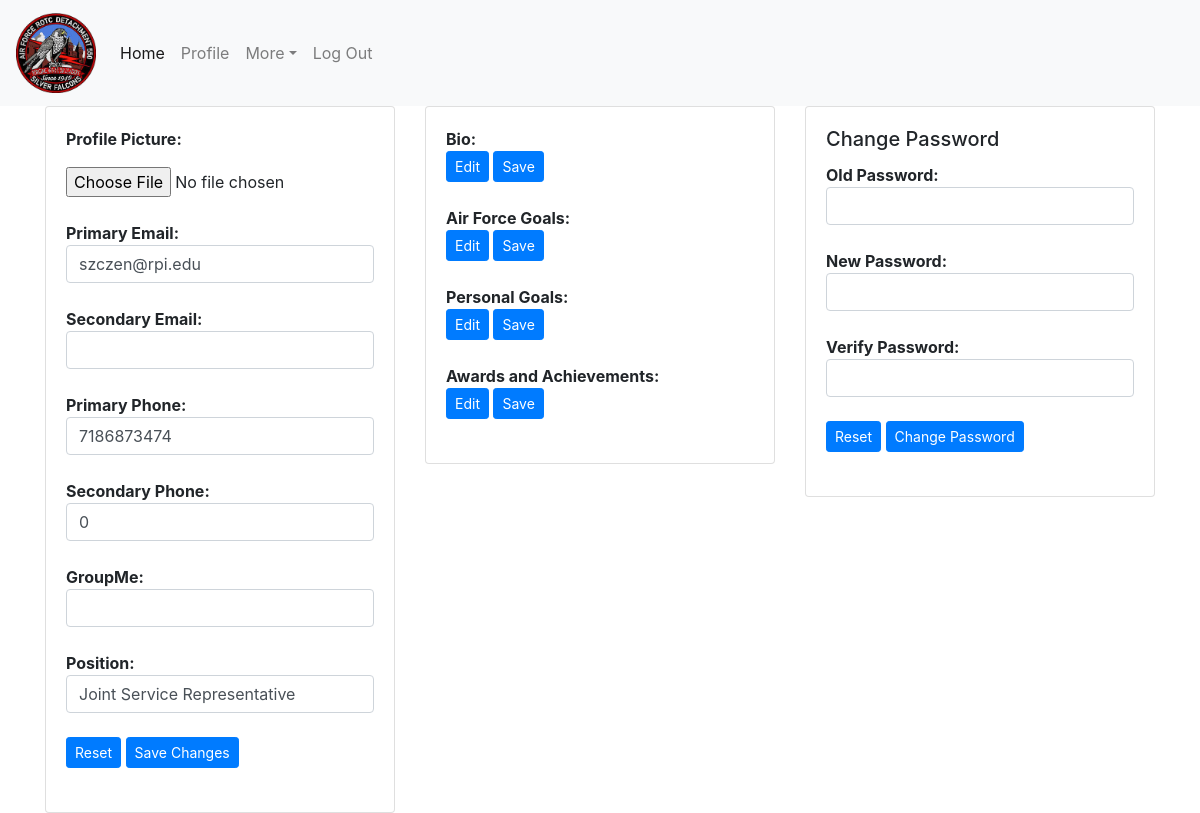
The page /editprofile.php (signed in) on the database its author committed.
### tables this page shows
CREATE TABLE `cadet` (
  `firstName` varchar(255) DEFAULT NULL,
  `rank` varchar(25) DEFAULT NULL,
  `rin` int(11) NOT NULL,
  `primaryEmail` varchar(100) DEFAULT NULL,
  `secondaryEmail` varchar(255) DEFAULT NULL,
  `primaryPhone` bigint(15) NOT NULL,
  `secondaryPhone` bigint(15) DEFAULT NULL,
  `password` varchar(255) DEFAULT NULL,
  `bio` text,
  `flight` varchar(20) NOT NULL,
  `position` varchar(100) DEFAULT NULL,
  `groupMe` varchar(50) NOT NULL,
  `AFGoals` text,
  `awards` text,
  `middleName` varchar(255) DEFAULT NULL,
  `lastName` varchar(255) NOT NULL,
  `PGoals` text NOT NULL,
  `admin` tinyint(1) NOT NULL DEFAULT '0',
  `rfid` int(10) DEFAULT NULL
);

### assets/objects/cadet.php (called while the page is built, shortened)
<?php
class cadet {
    var $primEmail;
    var $secEmail;
    var $primPhone;
    var $secPhone;
    var $position;
    var $groupMe;
    public function __construct( $rin, $mysqli )
    {
        $sql = "SELECT * FROM cadet WHERE rin = (?)";
        $stmt = $mysqli->prepare($sql);
        if(!($stmt->bind_param( "i", $rin )))
        {
            echo "Prepared statement bind failed!";
        }
        $stmt->execute();
        $result = $stmt->get_result();
        $row = $result->fetch_assoc();
        $this->primEmail = $row['primaryEmail'];
        $this->secEmail = $row['secondaryEmail'];
        $this->primPhone = $row['primaryPhone'];
        $this->secPhone = $row['secondaryPhone'];
        $this->position = $row['position'];
        $this->groupMe = $row['groupMe'];
    }
    function getPrimEmail() {
        return $this->primEmail;
    }
    function getSecEmail() {
        return $this->secEmail;
    }
    function getPrimPhone() {
        return $this->primPhone;
    }
    function getSecPhone() {
        return $this->secPhone;
    }
    function getPosition() {
        return $this->position;
    }
    function getGroupMe() {
        return $this->groupMe;
    }
}
?>

### editprofile.php (the view, shortened to what this page needs)
<?php
include('./assets/inc/header.php');
?>
<head>
</head>
<div class="container">
  <div class="row">
    <div class="col-4">
      <div class="card">
        <div class="card-body">
          <form action="updateProfile.php" method="post" enctype="multipart/form-data" onsubmit="return validateForm()" name="genInfo">
            <p><strong>Profile Picture: </strong></p><input type="file" placeholder="Enter name here" name="file"><br><br>
            <div>
                <strong>Primary Email:</strong><br>
                <input class="form-control" id="pemail" type="text" name="pemail" size="30" value="<?php echo $cadet->getPrimEmail() ?>"/>
            </div><br>
            <div>
                <strong>Secondary Email:</strong><br>
                <input class="form-control" type="text" name="semail" size="30" value="<?php echo $cadet->getSecEmail() ?>"/>
            </div><br>
            <div>
                <strong>Primary Phone:</strong><br>
                <input class="form-control" id="pphone" type="text" name="pphone" size="30" value="<?php echo $cadet->getPrimPhone() ?>"/>
            </div><br>
            <div>
                <strong>Secondary Phone:</strong><br>
                <input class="form-control" type="text" name="sphone" size="30" value="<?php echo $cadet->getSecPhone() ?>"/>
            </div><br>
            <div>
                <strong>GroupMe:</strong><br>
                <input class="form-control" type="text" name="groupme" size="30" value="<?php echo $cadet->getGroupMe() ?>"/>
            </div><br>
            <div>
                <strong>Position:</strong><br>
                <input class="form-control"type="text" name="position" size="30" value="<?php echo $cadet->getPosition() ?>"/>
            </div><br>
            <button class="btn btn-sm btn-primary" type="reset">Reset</button>
            <button class="btn btn-sm btn-primary" type="submit" name="submit">Save Changes</button>
        </form><br>
      </div>
    </div>
  </div>
    <div class="col-4">
      <div class="card">
        <div class="card-body">
          <strong>Bio: </strong>
          <button id="edit" class="btn btn-sm btn-primary" onclick="editBio()" type="button">Edit</button>
          <button id="save" class="btn btn-sm btn-primary" onclick="saveBio()" type="button">Save</button><br><br>
          <strong>Air Force Goals: </strong>
          <button id="edit" class="btn btn-sm btn-primary" onclick="editAFG()" type="button">Edit</button>
          <button id="save" class="btn btn-sm btn-primary" onclick="saveAFG()" type="button">Save</button><br><br>
          <strong>Personal Goals: </strong>
          <button id="edit" class="btn btn-sm btn-primary" onclick="editPG()" type="button">Edit</button>
          <button id="save" class="btn btn-sm btn-primary" onclick="savePG()" type="button">Save</button><br><br>
          <strong>Awards and Achievements: </strong>
          <button id="edit" class="btn btn-sm btn-primary" onclick="editAA()" type="button">Edit</button>
          <button id="save" class="btn btn-sm btn-primary" onclick="saveAA()" type="button">Save</button><br><br>
        </div>
      </div>
    </div>
    <div class="col-4">
      <div class="card">
        <div class="card-body">
          <form action="updateProfile.php" method="post" enctype="multipart/form-data" onsubmit="return validatePass()" name="passChange">
            <h5 class="card-title">Change Password</h5>
            <div>
                <strong>Old Password:</strong><br>
                <input class="form-control" type="password" name="oldPass" id="oldPass" size="30"/>
            </div><br>
            <div>
                <strong>New Password:</strong><br>
                <input class="form-control" type="text" name="newPass" id="newPass" size="30"/>
            </div><br>
            <div>
                <strong>Verify Password:</strong><br>
                <input class="form-control" id="verPass" type="text" name="verPass" size="30"/>
            </div><br>
            <button class="btn btn-sm btn-primary" type="reset">Reset</button>
            <button class="btn btn-sm btn-primary" type="submit" name="updatepass">Change Password</button>
          </form><br>
        </div>
      </div>
    </div>
  </div>
</div>

### rows shown on the page
cadet: pemail "szczen@rpi.edu", pphone "7186873474", sphone "0", position "Joint Service Representative"
